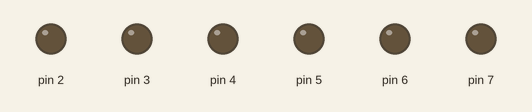
Simulated run of this sketch. Board: Arduino Uno, built with avr-gcc and run on an emulated ATmega328P. Shown: output pins drawn as LEDs (lit = HIGH).

Above: at 0.03 s.
At 0.31 s:
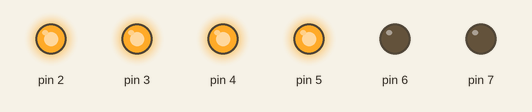
At 0.66 s:
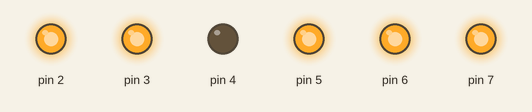
At 1.26 s:
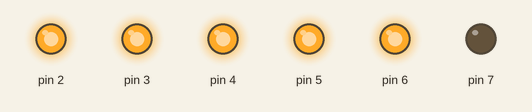
At 1.92 s:
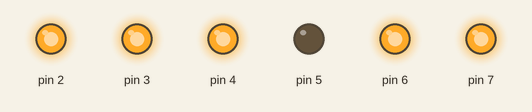
At 2.52 s:
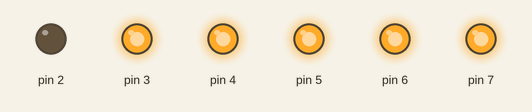
Timing chart, 0 to 3.0 s (numbered marks = the images above):
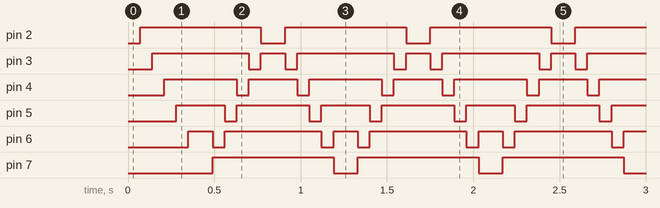

The sketch:

LED_chase.ino
```cpp
// LED chasing
int BASE = 2; // The I/O pin for the first LED
int NUM = 6; // Number of LEDs

void setup() {
  for (int i = BASE; i < BASE + NUM; i++)
  {
    pinMode(i, OUTPUT); // Set I/O pins as output
  }
}

void loop() {
  for (int i = BASE; i < BASE + NUM; i++)
  {
    digitalWrite(i, LOW);
    delay(70);
    digitalWrite(i, HIGH);
  }
  for (int i = BASE + NUM - 1; i >= BASE; i--)
  {
    digitalWrite(i, LOW);
    delay(70);
    digitalWrite(i, HIGH);
  }

}
```

Measured:
- by itself, pin 2, pin 7: alternates HIGH for 0.70 s and LOW for 0.14 s
- by itself, pin 3: repeats every 0.84 s: LOW 0.07 s, HIGH 0.14 s, LOW 0.07 s, HIGH 0.56 s
- by itself, pin 4: repeats every 0.84 s: LOW 0.07 s, HIGH 0.28 s, LOW 0.07 s, HIGH 0.42 s
- by itself, pin 5: repeats every 0.84 s: LOW 0.07 s, HIGH 0.42 s, LOW 0.07 s, HIGH 0.28 s
- by itself, pin 6: repeats every 0.84 s: LOW 0.07 s, HIGH 0.56 s, LOW 0.07 s, HIGH 0.14 s
